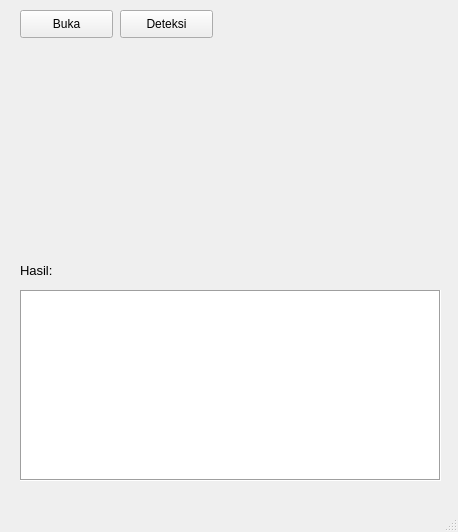
<?xml version="1.0" encoding="UTF-8"?>
<ui version="4.0">
 <class>PotatoWindow</class>
 <widget class="QMainWindow" name="PotatoWindow">
  <property name="geometry">
   <rect>
    <x>0</x>
    <y>0</y>
    <width>458</width>
    <height>532</height>
   </rect>
  </property>
  <property name="windowTitle">
   <string>Potato</string>
  </property>
  <widget class="QWidget" name="centralwidget">
   <widget class="QPushButton" name="btnOpenFilePotato">
    <property name="geometry">
     <rect>
      <x>20</x>
      <y>10</y>
      <width>93</width>
      <height>28</height>
     </rect>
    </property>
    <property name="text">
     <string>Buka</string>
    </property>
   </widget>
   <widget class="QLabel" name="containerIMG1">
    <property name="geometry">
     <rect>
      <x>20</x>
      <y>50</y>
      <width>200</width>
      <height>200</height>
     </rect>
    </property>
    <property name="text">
     <string/>
    </property>
    <property name="pixmap">
     <pixmap>Example Pictures/potatoleaf.jpg</pixmap>
    </property>
    <property name="scaledContents">
     <bool>true</bool>
    </property>
   </widget>
   <widget class="QLabel" name="containerIMG2">
    <property name="geometry">
     <rect>
      <x>240</x>
      <y>50</y>
      <width>200</width>
      <height>200</height>
     </rect>
    </property>
    <property name="text">
     <string/>
    </property>
    <property name="pixmap">
     <pixmap>Example Pictures/potato.jpg</pixmap>
    </property>
    <property name="scaledContents">
     <bool>true</bool>
    </property>
   </widget>
   <widget class="QLabel" name="labelhasilpotato">
    <property name="geometry">
     <rect>
      <x>20</x>
      <y>260</y>
      <width>91</width>
      <height>20</height>
     </rect>
    </property>
    <property name="font">
     <font>
      <pointsize>10</pointsize>
     </font>
    </property>
    <property name="text">
     <string>Hasil:</string>
    </property>
   </widget>
   <widget class="QPushButton" name="btnDeteksiPotato">
    <property name="geometry">
     <rect>
      <x>120</x>
      <y>10</y>
      <width>93</width>
      <height>28</height>
     </rect>
    </property>
    <property name="text">
     <string>Deteksi</string>
    </property>
   </widget>
   <widget class="QPlainTextEdit" name="hasilPotatoField">
    <property name="geometry">
     <rect>
      <x>20</x>
      <y>290</y>
      <width>421</width>
      <height>191</height>
     </rect>
    </property>
    <property name="frameShape">
     <enum>QFrame::Box</enum>
    </property>
    <property name="readOnly">
     <bool>true</bool>
    </property>
   </widget>
  </widget>
  <widget class="QMenuBar" name="menubar">
   <property name="geometry">
    <rect>
     <x>0</x>
     <y>0</y>
     <width>458</width>
     <height>26</height>
    </rect>
   </property>
  </widget>
  <widget class="QStatusBar" name="statusbar"/>
 </widget>
 <resources/>
 <connections/>
</ui>
